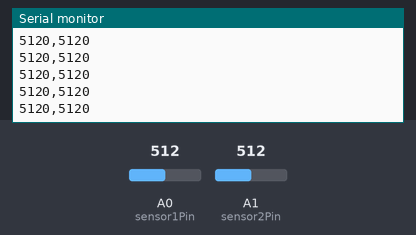
A sketch run on a simulated Arduino Uno, built with avr-gcc and run on an emulated ATmega328P. Parts: the last lines printed to the serial monitor. Inputs (shaded band) come from the test bench; at power-on: A0 (sensor1Pin) = 512, A1 (sensor2Pin) = 512.

Above: at 1.2 s.
1.3 s: A0 (sensor1Pin) set to 716
At 1.31 s:
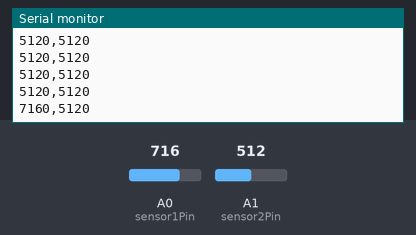
2.8 s: A1 (sensor2Pin) set to 716
At 2.82 s:
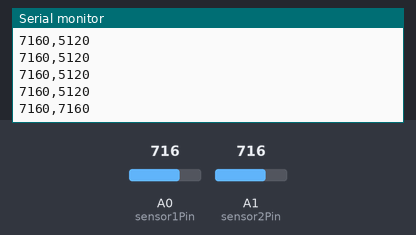
4.3 s: A0 (sensor1Pin) set to 900
At 4.33 s:
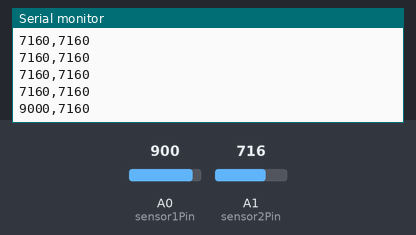
5.8 s: A1 (sensor2Pin) set to 900
At 5.84 s:
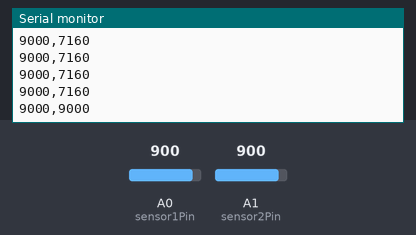
Timing chart, 0 to 8.3 s (numbered marks = the images above; inputs shaded):
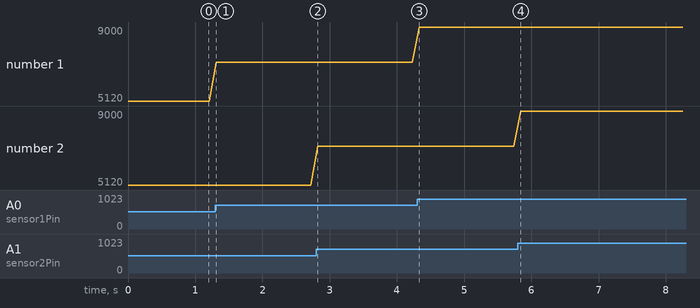

The sketch:

2_analogue_sensors.ino
```cpp
int sensor1Pin = A0; // Pin connected to sensor 1
int sensor2Pin = A1; // Pin connected to sensor 2

void setup() {
  Serial.begin(9600); // Start serial communication at 9600 bps
}

void loop() {
  int sensor1Value = analogRead(sensor1Pin); // Read sensor 1 value
  int sensor2Value = analogRead(sensor2Pin); // Read sensor 2 value

  // Send the sensor values separated by a comma
  Serial.print(sensor1Value*10);
  Serial.print(",");
  Serial.println(sensor2Value*10);

  delay(100); // Delay for 100ms
}
```

Measured:
- after the input at 1.3 s, the serial monitor: prints a new line at once (image 1)
- after the input at 2.8 s, the serial monitor: prints a new line at once (image 2)
- after the input at 4.3 s, the serial monitor: prints a new line at once (image 3)
- after the input at 5.8 s, the serial monitor: prints a new line at once (image 4)
- plotted number 1: 5120 → 7160 after the input at 1.3 s, 7160 → 9000 after the input at 4.3 s
